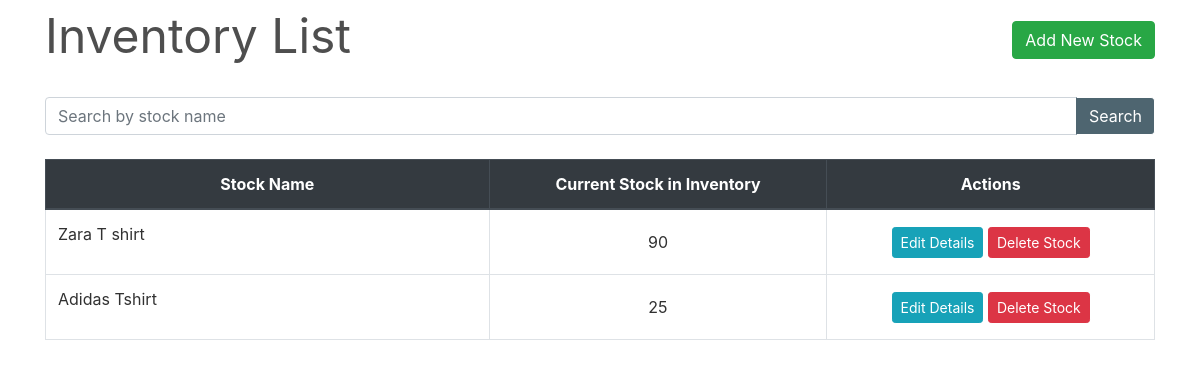
The app's page /inventory/, older data.
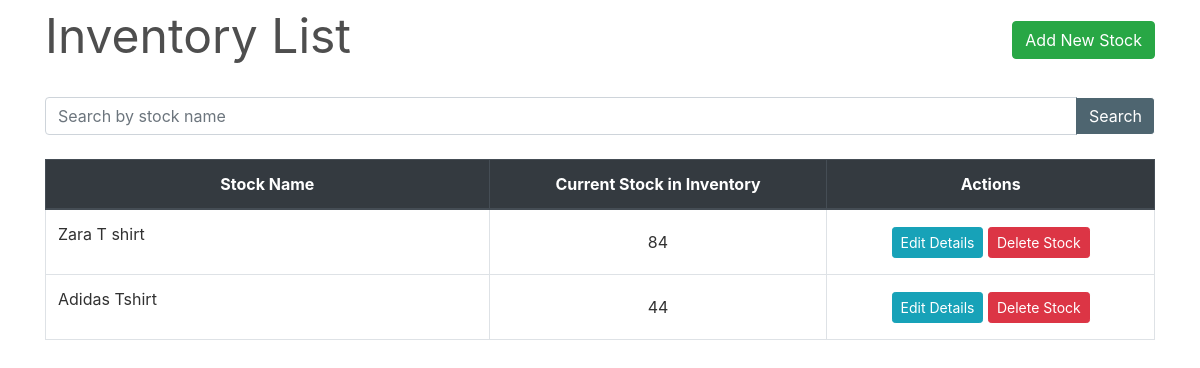
The same page, newer data.
### inventory/models.py (models this page shows, shortened)
class Stock(models.Model):
    id = models.AutoField(primary_key=True)
    name = models.CharField(max_length=30, unique=True)
    quantity = models.IntegerField(default=1)
    is_deleted = models.BooleanField(default=False)

### inventory/views.py (the view)
# urls.py: path('', views.StockListView.as_view(), name='inventory'),
class StockListView(FilterView):
    filterset_class = StockFilter
    queryset = Stock.objects.filter(is_deleted=False)
    template_name = 'inventory.html'
    paginate_by = 10

### inventory/templates/inventory.html (shortened to what this page needs)
{% extends "base.html" %}
{% load widget_tweaks %}
{% block content %}
    <div class="row" style="color: #4e4e4e; font-style: bold; font-size: 3rem; ">
        <div class="col-md-8">Inventory List</div>
        <div class="col-md-4">
            <div style="float:right;"> <a class="btn btn-success" href="{% url 'new-stock' %}">Add New Stock</a> </div>
        </div>
    </div>
    <div style="border-bottom: 1px solid white;"></div>
    <br>
    <table class="table table-css table-bordered table-hover">
        <form method="get">
            <div class="input-group search">
                {% render_field filter.form.name class="form-control textinput" placeholder="Search by stock name" %}
                <div class="input-group-append">
                   <button type="submit" class="btn btn-pink"> Search </button>
                </div>
            </div>
        </form>
        <br>
        <thead class="thead-dark align-middle">
            <tr>
                <th width="40%">Stock Name</th>
                <th>Current Stock in Inventory</th>
                <th>Actions</th>
            </tr>
        </thead>
{% if object_list %}
        <tbody>
            {% for stock in object_list %}
                <tr>
                    <td>
                        <p>{{ stock.name }}</p>
                    </td>
                    <td class="align-middle">{{ stock.quantity }}</td>
                    <td class="align-middle">
                        <a href="{% url 'edit-stock' stock.pk %}" class="btn btn-info btn-sm">Edit Details</a>
                        <a href="{% url 'delete-stock' stock.pk %}" class="btn btn-danger btn-sm"> Delete Stock </a>
                    </td>
                </tr>
            {% endfor %}
        </tbody>
    </table>
{% else %}
        <tbody></tbody>
    </table>
    <br><br><br><br><br><br><br><br>
    <div style="color: #575757; font-style: bold; font-size: 1.5rem; text-align: center;">The records are empty. Please try adding some.</div>
{% endif %}
{% endblock content %}

Row changes from the older to the newer data that the page shows:
changed Stock "Zara T shirt": quantity "90" → "84"
changed Stock "Adidas Tshirt": quantity "25" → "44"
